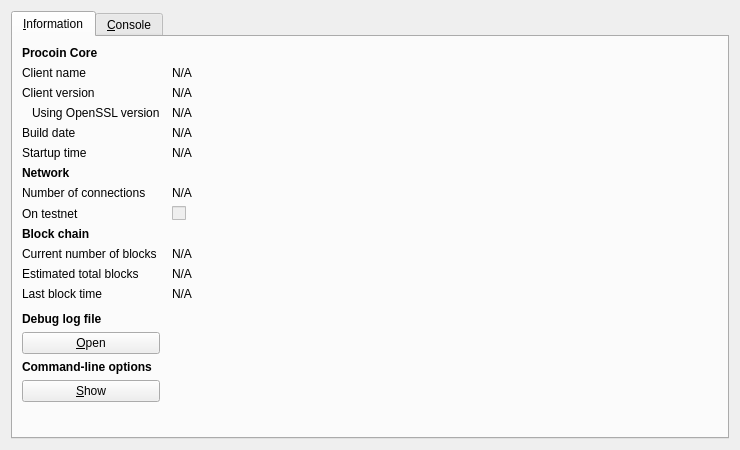
<?xml version="1.0" encoding="UTF-8"?>
<ui version="4.0">
 <class>RPCConsole</class>
 <widget class="QDialog" name="RPCConsole">
  <property name="geometry">
   <rect>
    <x>0</x>
    <y>0</y>
    <width>740</width>
    <height>450</height>
   </rect>
  </property>
  <property name="windowTitle">
   <string>Procoin - Debug window</string>
  </property>
  <layout class="QVBoxLayout" name="verticalLayout_2">
   <item>
    <widget class="QTabWidget" name="tabWidget">
     <property name="currentIndex">
      <number>0</number>
     </property>
     <widget class="QWidget" name="tab_info">
      <attribute name="title">
       <string>&amp;Information</string>
      </attribute>
      <layout class="QGridLayout" name="gridLayout" columnstretch="0,1">
       <property name="horizontalSpacing">
        <number>12</number>
       </property>
       <item row="0" column="0">
        <widget class="QLabel" name="label_9">
         <property name="font">
          <font>
           <weight>75</weight>
           <bold>true</bold>
          </font>
         </property>
         <property name="text">
          <string>Procoin Core</string>
         </property>
        </widget>
       </item>
       <item row="1" column="0">
        <widget class="QLabel" name="label_5">
         <property name="text">
          <string>Client name</string>
         </property>
        </widget>
       </item>
       <item row="1" column="1">
        <widget class="QLabel" name="clientName">
         <property name="cursor">
          <cursorShape>IBeamCursor</cursorShape>
         </property>
         <property name="text">
          <string>N/A</string>
         </property>
         <property name="textFormat">
          <enum>Qt::PlainText</enum>
         </property>
         <property name="textInteractionFlags">
          <set>Qt::LinksAccessibleByMouse|Qt::TextSelectableByKeyboard|Qt::TextSelectableByMouse</set>
         </property>
        </widget>
       </item>
       <item row="2" column="0">
        <widget class="QLabel" name="label_6">
         <property name="text">
          <string>Client version</string>
         </property>
        </widget>
       </item>
       <item row="2" column="1">
        <widget class="QLabel" name="clientVersion">
         <property name="cursor">
          <cursorShape>IBeamCursor</cursorShape>
         </property>
         <property name="text">
          <string>N/A</string>
         </property>
         <property name="textFormat">
          <enum>Qt::PlainText</enum>
         </property>
         <property name="textInteractionFlags">
          <set>Qt::LinksAccessibleByMouse|Qt::TextSelectableByKeyboard|Qt::TextSelectableByMouse</set>
         </property>
        </widget>
       </item>
       <item row="3" column="0">
        <widget class="QLabel" name="label_14">
         <property name="text">
          <string>Using OpenSSL version</string>
         </property>
         <property name="indent">
          <number>10</number>
         </property>
        </widget>
       </item>
       <item row="3" column="1">
        <widget class="QLabel" name="openSSLVersion">
         <property name="cursor">
          <cursorShape>IBeamCursor</cursorShape>
         </property>
         <property name="text">
          <string>N/A</string>
         </property>
         <property name="textFormat">
          <enum>Qt::PlainText</enum>
         </property>
         <property name="textInteractionFlags">
          <set>Qt::LinksAccessibleByMouse|Qt::TextSelectableByKeyboard|Qt::TextSelectableByMouse</set>
         </property>
        </widget>
       </item>
       <item row="4" column="0">
        <widget class="QLabel" name="label_12">
         <property name="text">
          <string>Build date</string>
         </property>
        </widget>
       </item>
       <item row="4" column="1">
        <widget class="QLabel" name="buildDate">
         <property name="cursor">
          <cursorShape>IBeamCursor</cursorShape>
         </property>
         <property name="text">
          <string>N/A</string>
         </property>
         <property name="textFormat">
          <enum>Qt::PlainText</enum>
         </property>
         <property name="textInteractionFlags">
          <set>Qt::LinksAccessibleByMouse|Qt::TextSelectableByKeyboard|Qt::TextSelectableByMouse</set>
         </property>
        </widget>
       </item>
       <item row="5" column="0">
        <widget class="QLabel" name="label_13">
         <property name="text">
          <string>Startup time</string>
         </property>
        </widget>
       </item>
       <item row="5" column="1">
        <widget class="QLabel" name="startupTime">
         <property name="cursor">
          <cursorShape>IBeamCursor</cursorShape>
         </property>
         <property name="text">
          <string>N/A</string>
         </property>
         <property name="textFormat">
          <enum>Qt::PlainText</enum>
         </property>
         <property name="textInteractionFlags">
          <set>Qt::LinksAccessibleByMouse|Qt::TextSelectableByKeyboard|Qt::TextSelectableByMouse</set>
         </property>
        </widget>
       </item>
       <item row="6" column="0">
        <widget class="QLabel" name="label_11">
         <property name="font">
          <font>
           <weight>75</weight>
           <bold>true</bold>
          </font>
         </property>
         <property name="text">
          <string>Network</string>
         </property>
        </widget>
       </item>
       <item row="7" column="0">
        <widget class="QLabel" name="label_7">
         <property name="text">
          <string>Number of connections</string>
         </property>
        </widget>
       </item>
       <item row="7" column="1">
        <widget class="QLabel" name="numberOfConnections">
         <property name="cursor">
          <cursorShape>IBeamCursor</cursorShape>
         </property>
         <property name="text">
          <string>N/A</string>
         </property>
         <property name="textFormat">
          <enum>Qt::PlainText</enum>
         </property>
         <property name="textInteractionFlags">
          <set>Qt::LinksAccessibleByMouse|Qt::TextSelectableByKeyboard|Qt::TextSelectableByMouse</set>
         </property>
        </widget>
       </item>
       <item row="8" column="0">
        <widget class="QLabel" name="label_8">
         <property name="text">
          <string>On testnet</string>
         </property>
        </widget>
       </item>
       <item row="8" column="1">
        <widget class="QCheckBox" name="isTestNet">
         <property name="enabled">
          <bool>false</bool>
         </property>
         <property name="text">
          <string/>
         </property>
        </widget>
       </item>
       <item row="9" column="0">
        <widget class="QLabel" name="label_10">
         <property name="font">
          <font>
           <weight>75</weight>
           <bold>true</bold>
          </font>
         </property>
         <property name="text">
          <string>Block chain</string>
         </property>
        </widget>
       </item>
       <item row="10" column="0">
        <widget class="QLabel" name="label_3">
         <property name="text">
          <string>Current number of blocks</string>
         </property>
        </widget>
       </item>
       <item row="10" column="1">
        <widget class="QLabel" name="numberOfBlocks">
         <property name="cursor">
          <cursorShape>IBeamCursor</cursorShape>
         </property>
         <property name="text">
          <string>N/A</string>
         </property>
         <property name="textFormat">
          <enum>Qt::PlainText</enum>
         </property>
         <property name="textInteractionFlags">
          <set>Qt::LinksAccessibleByMouse|Qt::TextSelectableByKeyboard|Qt::TextSelectableByMouse</set>
         </property>
        </widget>
       </item>
       <item row="11" column="0">
        <widget class="QLabel" name="label_4">
         <property name="text">
          <string>Estimated total blocks</string>
         </property>
        </widget>
       </item>
       <item row="11" column="1">
        <widget class="QLabel" name="totalBlocks">
         <property name="cursor">
          <cursorShape>IBeamCursor</cursorShape>
         </property>
         <property name="text">
          <string>N/A</string>
         </property>
         <property name="textFormat">
          <enum>Qt::PlainText</enum>
         </property>
         <property name="textInteractionFlags">
          <set>Qt::LinksAccessibleByMouse|Qt::TextSelectableByKeyboard|Qt::TextSelectableByMouse</set>
         </property>
        </widget>
       </item>
       <item row="12" column="0">
        <widget class="QLabel" name="label_2">
         <property name="text">
          <string>Last block time</string>
         </property>
        </widget>
       </item>
       <item row="12" column="1">
        <widget class="QLabel" name="lastBlockTime">
         <property name="cursor">
          <cursorShape>IBeamCursor</cursorShape>
         </property>
         <property name="text">
          <string>N/A</string>
         </property>
         <property name="textFormat">
          <enum>Qt::PlainText</enum>
         </property>
         <property name="textInteractionFlags">
          <set>Qt::LinksAccessibleByMouse|Qt::TextSelectableByKeyboard|Qt::TextSelectableByMouse</set>
         </property>
        </widget>
       </item>
       <item row="13" column="0">
        <spacer name="verticalSpacer_2">
         <property name="orientation">
          <enum>Qt::Vertical</enum>
         </property>
         <property name="sizeHint" stdset="0">
          <size>
           <width>20</width>
           <height>20</height>
          </size>
         </property>
        </spacer>
       </item>
       <item row="14" column="0">
        <widget class="QLabel" name="labelDebugLogfile">
         <property name="font">
          <font>
           <weight>75</weight>
           <bold>true</bold>
          </font>
         </property>
         <property name="text">
          <string>Debug log file</string>
         </property>
        </widget>
       </item>
       <item row="15" column="0">
        <widget class="QPushButton" name="openDebugLogfileButton">
         <property name="toolTip">
          <string>Open the Procoin debug log file from the current data directory. This can take a few seconds for large log files.</string>
         </property>
         <property name="text">
          <string>&amp;Open</string>
         </property>
         <property name="autoDefault">
          <bool>false</bool>
         </property>
        </widget>
       </item>
       <item row="16" column="0">
        <widget class="QLabel" name="labelCLOptions">
         <property name="font">
          <font>
           <weight>75</weight>
           <bold>true</bold>
          </font>
         </property>
         <property name="text">
          <string>Command-line options</string>
         </property>
        </widget>
       </item>
       <item row="17" column="0">
        <widget class="QPushButton" name="showCLOptionsButton">
         <property name="toolTip">
          <string>Show the Procoin-Qt help message to get a list with possible Procoin command-line options.</string>
         </property>
         <property name="text">
          <string>&amp;Show</string>
         </property>
         <property name="autoDefault">
          <bool>false</bool>
         </property>
        </widget>
       </item>
       <item row="18" column="0">
        <spacer name="verticalSpacer">
         <property name="orientation">
          <enum>Qt::Vertical</enum>
         </property>
         <property name="sizeHint" stdset="0">
          <size>
           <width>20</width>
           <height>40</height>
          </size>
         </property>
        </spacer>
       </item>
      </layout>
     </widget>
     <widget class="QWidget" name="tab_console">
      <attribute name="title">
       <string>&amp;Console</string>
      </attribute>
      <layout class="QVBoxLayout" name="verticalLayout_3">
       <property name="spacing">
        <number>3</number>
       </property>
       <item>
        <widget class="QTextEdit" name="messagesWidget">
         <property name="minimumSize">
          <size>
           <width>0</width>
           <height>100</height>
          </size>
         </property>
         <property name="readOnly">
          <bool>true</bool>
         </property>
         <property name="tabKeyNavigation" stdset="0">
          <bool>false</bool>
         </property>
         <property name="columnCount" stdset="0">
          <number>2</number>
         </property>
        </widget>
       </item>
       <item>
        <layout class="QHBoxLayout" name="horizontalLayout">
         <property name="spacing">
          <number>3</number>
         </property>
         <item>
          <widget class="QLabel" name="label">
           <property name="text">
            <string notr="true">&gt;</string>
           </property>
          </widget>
         </item>
         <item>
          <widget class="QLineEdit" name="lineEdit"/>
         </item>
         <item>
          <widget class="QPushButton" name="clearButton">
           <property name="maximumSize">
            <size>
             <width>24</width>
             <height>24</height>
            </size>
           </property>
           <property name="toolTip">
            <string>Clear console</string>
           </property>
           <property name="text">
            <string/>
           </property>
           <property name="icon">
            <iconset resource="../bitcoin.qrc">
             <normaloff>:/icons/remove</normaloff>:/icons/remove</iconset>
           </property>
           <property name="shortcut">
            <string notr="true">Ctrl+L</string>
           </property>
           <property name="autoDefault">
            <bool>false</bool>
           </property>
          </widget>
         </item>
        </layout>
       </item>
      </layout>
     </widget>
    </widget>
   </item>
  </layout>
 </widget>
 <resources>
  <include location="../bitcoin.qrc"/>
 </resources>
 <connections/>
</ui>
